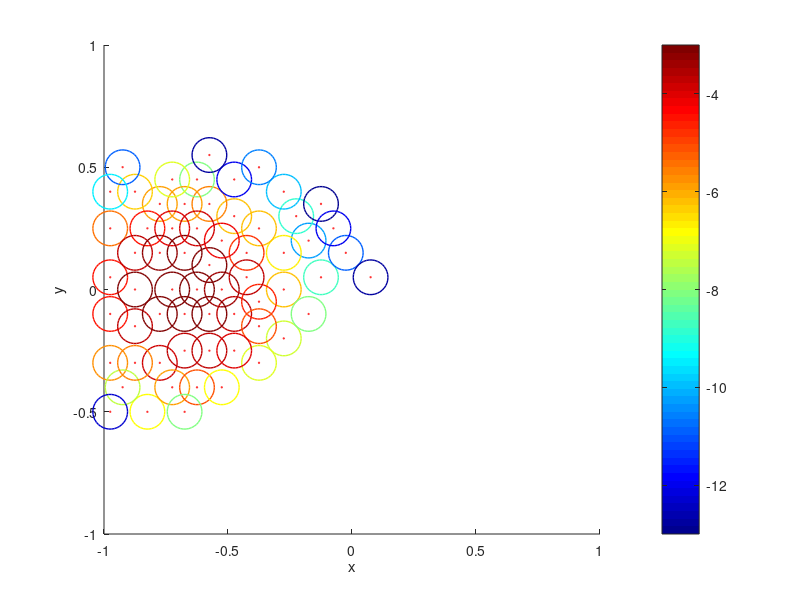

MATLAB code for this plot:
load('total_weight_on_each_ball_4.txt')
total_weight=total_weight_on_each_ball_4;
m=size(total_weight,1);
a=zeros(m,1);
c=zeros(m,3);
figure; hold on
for i=1:m
    a(i) = total_weight(i,3);
    plot(total_weight(i,1),total_weight(i,2),'ro', 'MarkerSize', 1.0);
end
s = 0.2; % Marker width in units of X
% Create a scatter plot and return a handle to the 'hggroup' object
h = scatter(total_weight(:,1),total_weight(:,2),1,log(a),'Linewidth',1.0),
colormap(jet),colorbar,caxis([-13 -3]);
axis([-1 1 -1 1]);
%axis([-1.5 1.5 -0.5 1.25]);
xlabel('x')
ylabel('y')
% Obtain the axes size (in axpos) in Points
currentunits = get(gca,'Units');
set(gca, 'Units', 'Points');
axpos = get(gca,'Position');
set(gca, 'Units', currentunits);
markerWidth = s/diff(xlim)*axpos(3); % Calculate Marker width in points
set(h, 'SizeData', markerWidth^2);
